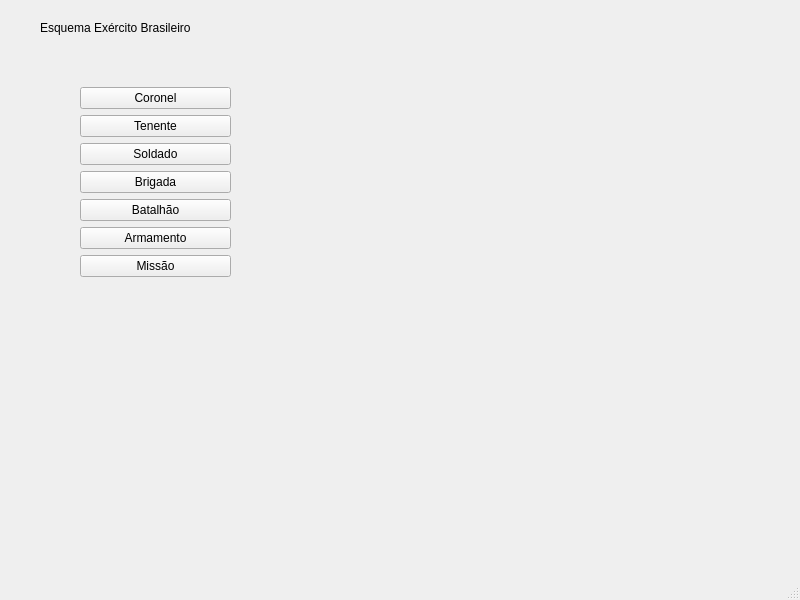
<?xml version="1.0" encoding="UTF-8"?>
<ui version="4.0">
 <class>MainWindow</class>
 <widget class="QMainWindow" name="MainWindow">
  <property name="geometry">
   <rect>
    <x>0</x>
    <y>0</y>
    <width>800</width>
    <height>600</height>
   </rect>
  </property>
  <property name="windowTitle">
   <string>MainWindow</string>
  </property>
  <widget class="QWidget" name="centralwidget">
   <widget class="QLabel" name="label">
    <property name="geometry">
     <rect>
      <x>40</x>
      <y>20</y>
      <width>191</width>
      <height>16</height>
     </rect>
    </property>
    <property name="text">
     <string>Esquema Exército Brasileiro</string>
    </property>
   </widget>
   <widget class="QWidget" name="layoutWidget">
    <property name="geometry">
     <rect>
      <x>80</x>
      <y>70</y>
      <width>151</width>
      <height>225</height>
     </rect>
    </property>
    <layout class="QVBoxLayout" name="verticalLayout">
     <item>
      <spacer name="verticalSpacer_2">
       <property name="orientation">
        <enum>Qt::Vertical</enum>
       </property>
       <property name="sizeHint" stdset="0">
        <size>
         <width>20</width>
         <height>40</height>
        </size>
       </property>
      </spacer>
     </item>
     <item>
      <widget class="QPushButton" name="Coronel">
       <property name="text">
        <string>Coronel</string>
       </property>
      </widget>
     </item>
     <item>
      <widget class="QPushButton" name="Tenente">
       <property name="text">
        <string>Tenente</string>
       </property>
      </widget>
     </item>
     <item>
      <widget class="QPushButton" name="Soldado">
       <property name="text">
        <string>Soldado</string>
       </property>
      </widget>
     </item>
     <item>
      <widget class="QPushButton" name="Brigada">
       <property name="text">
        <string>Brigada</string>
       </property>
      </widget>
     </item>
     <item>
      <widget class="QPushButton" name="Batalhao">
       <property name="text">
        <string>Batalhão</string>
       </property>
      </widget>
     </item>
     <item>
      <widget class="QPushButton" name="Armamento">
       <property name="text">
        <string>Armamento</string>
       </property>
      </widget>
     </item>
     <item>
      <widget class="QPushButton" name="Missao">
       <property name="text">
        <string>Missão</string>
       </property>
      </widget>
     </item>
     <item>
      <spacer name="verticalSpacer">
       <property name="orientation">
        <enum>Qt::Vertical</enum>
       </property>
       <property name="sizeHint" stdset="0">
        <size>
         <width>20</width>
         <height>40</height>
        </size>
       </property>
      </spacer>
     </item>
    </layout>
   </widget>
  </widget>
  <widget class="QMenuBar" name="menubar">
   <property name="geometry">
    <rect>
     <x>0</x>
     <y>0</y>
     <width>800</width>
     <height>22</height>
    </rect>
   </property>
  </widget>
  <widget class="QStatusBar" name="statusbar"/>
 </widget>
 <resources/>
 <connections/>
</ui>
